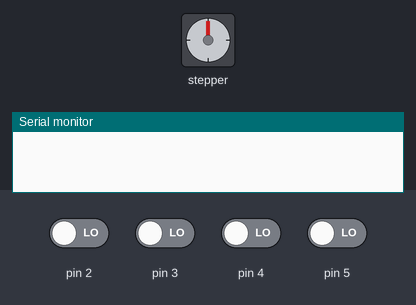
This sketch was run on a simulated Arduino Uno, built with avr-gcc and run on an emulated ATmega328P. On the bench: stepper motor, the last lines printed to the serial monitor. The inputs (shaded band) are chosen by the test bench; at power-on: pin 2–5 LOW. Stepper angles assume 2048 steps per turn.

Above: at 1.2 s.
1.3 s: pin 2 driven HIGH
At 1.46 s:
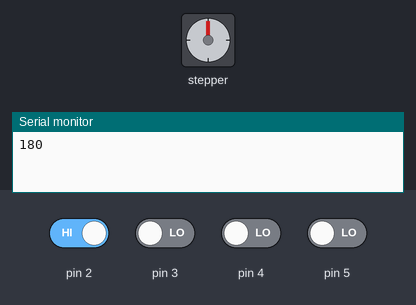
At 3.7 s:
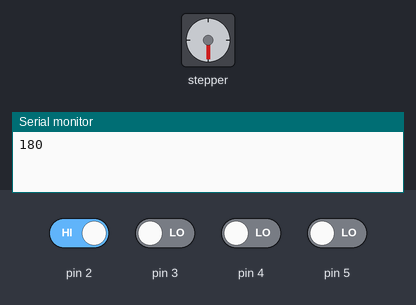
4.3 s: pin 4 driven HIGH
At 4.61 s:
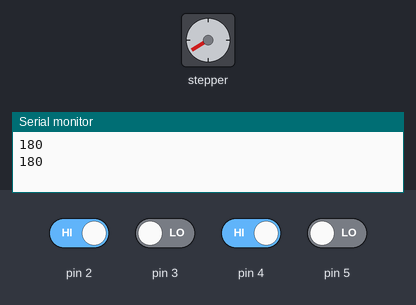
7.3 s: pin 2 driven LOW
10.3 s: pin 3 driven HIGH
13.3 s: pin 5 driven HIGH
Timing chart, 0 to 17.3 s (numbered marks = the images above; inputs shaded):
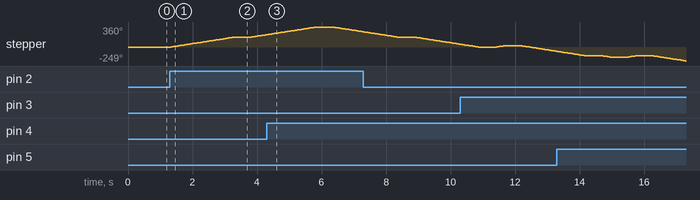

Measured:
- after the input at 1.3 s, stepper: turns 180° clockwise in 2.0 s, then 40° clockwise in 0.43 s

The sketch:

st_motor_1.ino
```cpp
/*
  Example sketch to control a 28BYJ-48 stepper motor
  with ULN2003 driver board and Arduino UNO.
  More info: https://www.makerguides.com
*/

// Include the Arduino Stepper.h library:
#include "Stepper.h"

// Define number of steps per rotation:
const int stepsPerRevolution = 2048;

// Create stepper object called 'myStepper', note the pin order:
Stepper myStepper = Stepper(stepsPerRevolution, 8, 10, 9, 11);

void setup() {
  // Set the speed to 5 rpm:
  myStepper.setSpeed(15);

  // Begin Serial communication at a baud rate of 9600:
  Serial.begin(9600);
}

void loop() {

  if (digitalRead(2) == HIGH) {
    Serial.println("180");
    myStepper.step(stepsPerRevolution / 2);
    delay(500);
  }

   if (digitalRead(3) == HIGH) {
    Serial.println("25");
    myStepper.step(stepsPerRevolution / 14.4);
    delay(500);
  }

    if (digitalRead(4) == HIGH) {
    Serial.println("-180");
    myStepper.step(-stepsPerRevolution / 2);
    delay(500);
  }

   if (digitalRead(5) == HIGH) {
    Serial.println("-25");
    myStepper.step(-stepsPerRevolution / 14.4);
    delay(500);
  }

  delay(10);
}
```
